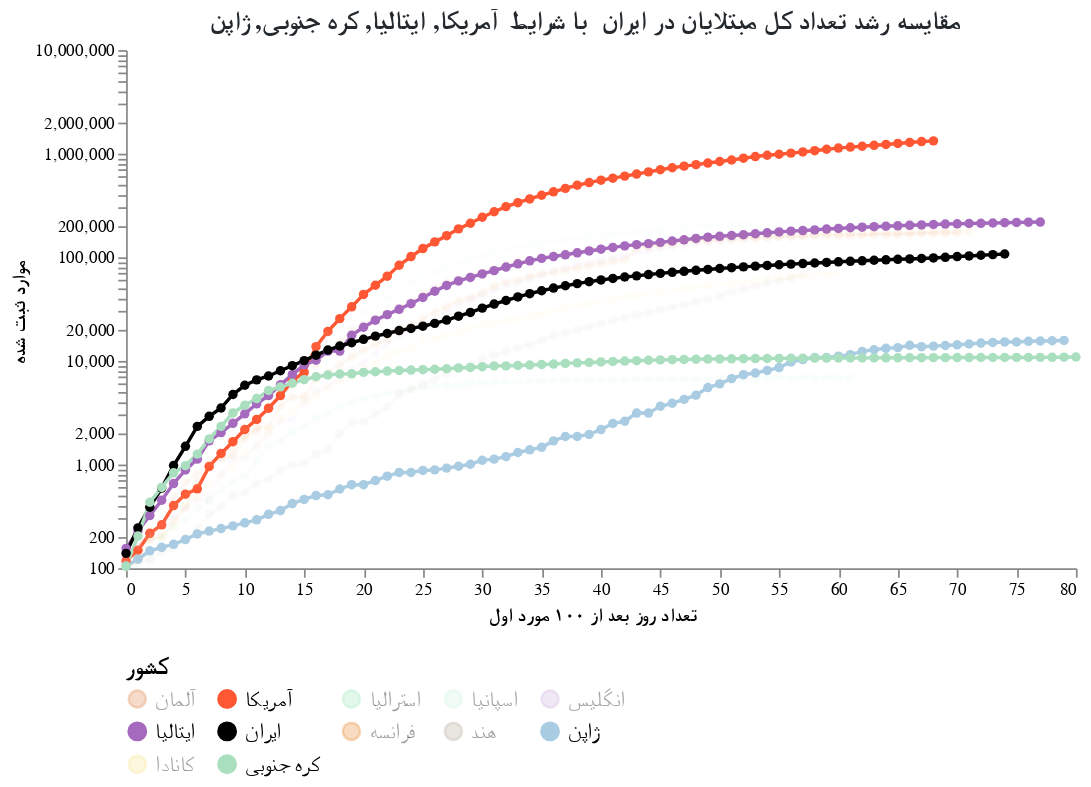

Notebook source saved alongside this figure:
### Code cell
#hide_input
chart2 = make_since_chart(['ایران'])
chart2

### Figure 1 — Vega-Lite specification as saved in the notebook (floating-point values rounded to 4 significant figures; data arrays with more than 128 entries replaced by an {"elided": "..."} marker saying what was removed)
{"config": {"view": {"continuousWidth": 400, "continuousHeight": 300, "strokeOpacity": 0}, "axis": {"grid": false}, "title": {"color": "#24292e", "font": "Tahoma", "fontSize": 15}}, "layer": [{"mark": {"type": "line", "color": "black", "opacity": 0.5, "strokeDash": [3, 3]}, "encoding": {"x": {"type": "quantitative", "field": "Days since 100 cases"}, "y": {"type": "quantitative", "field": "Confirmed Cases"}}}, {"mark": {"type": "text", "align": "right", "color": "#FF5733", "dy": -6, "fontSize": 14, "text": "۳۳٪ رشد روزانه"}, "encoding": {"x": {"type": "quantitative", "field": "Days since 100 cases"}, "y": {"type": "quantitative", "field": "Confirmed Cases"}}, "transform": [{"filter": "(datum['Days since 100 cases'] >= 80)"}]}, {"data": {"name": "data-cfaa047a2ab9b35cad4cc6e4a8d52b56"}, "mark": {"type": "line", "point": true}, "encoding": {"color": {"type": "nominal", "field": "Country", "legend": {"columns": 5, "labelFont": "Tahoma", "labelFontSize": 13, "orient": "bottom", "symbolLimit": 12, "title": "کشور", "titleFont": "Tahoma", "titleFontSize": 14}, "scale": {"domain": ["آلمان", "آمریکا", "استرالیا", "اسپانیا", "انگلیس", "ایتالیا", "ایران", "فرانسه", "هند", "ژاپن", "کانادا", "کره جنوبی"], "range": ["#E59866", "#FF5733", "#ABEBC6", "#D5F5E3", "#D7BDE2", "#A569BD", "black", "#EB984E", "#C1B7AD", "#A9CCE3", "#F9E79F", "#A9DFBF"]}}, "opacity": {"condition": {"value": 1, "selection": "selector001"}, "value": 0.05}, "tooltip": [{"type": "ordinal", "field": "Country", "title": "کشور"}, {"type": "ordinal", "field": "Date", "title": "تاریخ"}, {"type": "ordinal", "field": "Confirmed Cases", "title": "موارد ثبت شده"}, {"type": "ordinal", "field": "Days since 100 cases", "title": " تعداد روز بعد از ۱۰۰ مورد اول"}], "x": {"type": "quantitative", "axis": {"title": " تعداد روز بعد از ۱۰۰ مورد اول", "titleFont": "Tahoma"}, "field": "Days since 100 cases"}, "y": {"type": "quantitative", "axis": {"title": "موارد ثبت شده", "titleFont": "Tahoma"}, "field": "Confirmed Cases", "scale": {"type": "log"}}}, "selection": {"selector001": {"type": "multi", "fields": ["Country"], "bind": "legend", "init": [{"Country": "ایران"}, {"Country": "آمریکا"}, {"Country": "ایتالیا"}, {"Country": "کره جنوبی"}, {"Country": "ژاپن"}]}}, "width": 550}, {"data": {"name": "data-cfaa047a2ab9b35cad4cc6e4a8d52b56"}, "mark": {"type": "text", "align": "right", "dy": -8, "fontWeight": "bold"}, "encoding": {"color": {"type": "nominal", "field": "Country", "legend": {"columns": 5, "labelFont": "Tahoma", "labelFontSize": 13, "orient": "bottom", "symbolLimit": 12, "title": "کشور", "titleFont": "Tahoma", "titleFontSize": 14}, "scale": {"domain": ["آلمان", "آمریکا", "استرالیا", "اسپانیا", "انگلیس", "ایتالیا", "ایران", "فرانسه", "هند", "ژاپن", "کانادا", "کره جنوبی"], "range": ["#E59866", "#FF5733", "#ABEBC6", "#D5F5E3", "#D7BDE2", "#A569BD", "black", "#EB984E", "#C1B7AD", "#A9CCE3", "#F9E79F", "#A9DFBF"]}}, "opacity": {"condition": {"value": 1, "selection": "selector001"}, "value": 0.05}, "text": {"type": "nominal", "field": "Country"}, "tooltip": [{"type": "ordinal", "field": "Country", "title": "کشور"}, {"type": "ordinal", "field": "Date", "title": "تاریخ"}, {"type": "ordinal", "field": "Confirmed Cases", "title": "موارد ثبت شده"}, {"type": "ordinal", "field": "Days since 100 cases", "title": " تعداد روز بعد از ۱۰۰ مورد اول"}], "x": {"type": "quantitative", "axis": {"title": " تعداد روز بعد از ۱۰۰ مورد اول", "titleFont": "Tahoma"}, "field": "Days since 100 cases"}, "y": {"type": "quantitative", "axis": {"title": "موارد ثبت شده", "titleFont": "Tahoma"}, "field": "Confirmed Cases", "scale": {"type": "log"}}}, "transform": [{"filter": "(datum['Date'] >= 1589068800000)"}], "width": 550}], "data": {"name": "data-4206d3b9f9ca716a70b115866a991a1f"}, "title": "مقایسه رشد تعداد کل مبتلایان در ایران  با شرایط  آمریکا, ایتالیا, کره جنوبی, ژاپن", "$schema": "https://vega.github.io/schema/vega-lite/v4.8.1.json", "datasets": {"data-4206d3b9f9ca716a70b115866a991a1f": [{"Days since 100 cases": 0, " Confirmed Cases": 100.0}, {"Days since 100 cases": 1, " Confirmed Cases": 133.0}, {"Days since 100 cases": 2, " Confirmed Cases": 176.9}, {"Days since 100 cases": 3, " Confirmed Cases": 235.3}, {"Days since 100 cases": 4, " Confirmed Cases": 312.9}, {"Days since 100 cases": 5, " Confirmed Cases": 416.2}, {"Days since 100 cases": 6, " Confirmed Cases": 553.5}, {"Days since 100 cases": 7, " Confirmed Cases": 736.1}, {"Days since 100 cases": 8, " Confirmed Cases": 979.1}, {"Days since 100 cases": 9, " Confirmed Cases": 1302.0}, {"Days since 100 cases": 10, " Confirmed Cases": 1732.0}, {"Days since 100 cases": 11, " Confirmed Cases": 2303.0}, {"Days since 100 cases": 12, " Confirmed Cases": 3064.0}, {"Days since 100 cases": 13, " Confirmed Cases": 4074.0}, {"Days since 100 cases": 14, " Confirmed Cases": 5419.0}, {"Days since 100 cases": 15, " Confirmed Cases": 7207.0}, {"Days since 100 cases": 16, " Confirmed Cases": 9586.0}, {"Days since 100 cases": 17, " Confirmed Cases": 12750.0}, {"Days since 100 cases": 18, " Confirmed Cases": 16960.0}, {"Days since 100 cases": 19, " Confirmed Cases": 22550.0}, {"Days since 100 cases": 20, " Confirmed Cases": 29990.0}, {"Days since 100 cases": 21, " Confirmed Cases": 39890.0}, {"Days since 100 cases": 22, " Confirmed Cases": 53060.0}, {"Days since 100 cases": 23, " Confirmed Cases": 70560.0}, {"Days since 100 cases": 24, " Confirmed Cases": 93850.0}, {"Days since 100 cases": 25, " Confirmed Cases": 124800.0}, {"Days since 100 cases": 26, " Confirmed Cases": 166000.0}, {"Days since 100 cases": 27, " Confirmed Cases": 220800.0}, {"Days since 100 cases": 28, " Confirmed Cases": 293700.0}, {"Days since 100 cases": 29, " Confirmed Cases": 390600.0}, {"Days since 100 cases": 30, " Confirmed Cases": 519500.0}, {"Days since 100 cases": 31, " Confirmed Cases": 690900.0}, {"Days since 100 cases": 32, " Confirmed Cases": 918900.0}, {"Days since 100 cases": 33, " Confirmed Cases": 1222000.0}, {"Days since 100 cases": 34, " Confirmed Cases": 1625000.0}, {"Days since 100 cases": 35, " Confirmed Cases": 2162000.0}, {"Days since 100 cases": 36, " Confirmed Cases": 2875000.0}, {"Days since 100 cases": 37, " Confirmed Cases": 3824000.0}, {"Days since 100 cases": 38, " Confirmed Cases": 5086000.0}, {"Days since 100 cases": 39, " Confirmed Cases": 6764000.0}, {"Days since 100 cases": 40, " Confirmed Cases": 8996000.0}, {"Days since 100 cases": 41, " Confirmed Cases": 11970000.0}, {"Days since 100 cases": 42, " Confirmed Cases": 15910000.0}, {"Days since 100 cases": 43, " Confirmed Cases": 21170000.0}, {"Days since 100 cases": 44, " Confirmed Cases": 28150000.0}, {"Days since 100 cases": 45, " Confirmed Cases": 37440000.0}, {"Days since 100 cases": 46, " Confirmed Cases": 49790000.0}, {"Days since 100 cases": 47, " Confirmed Cases": 66230000.0}, {"Days since 100 cases": 48, " Confirmed Cases": 88080000.0}, {"Days since 100 cases": 49, " Confirmed Cases": 117100000.0}, {"Days since 100 cases": 50, " Confirmed Cases": 155800000.0}, {"Days since 100 cases": 51, " Confirmed Cases": 207200000.0}, {"Days since 100 cases": 52, " Confirmed Cases": 275600000.0}, {"Days since 100 cases": 53, " Confirmed Cases": 366600000.0}, {"Days since 100 cases": 54, " Confirmed Cases": 487500000.0}, {"Days since 100 cases": 55, " Confirmed Cases": 648400000.0}, {"Days since 100 cases": 56, " Confirmed Cases": 862400000.0}, {"Days since 100 cases": 57, " Confirmed Cases": 1147000000.0}, {"Days since 100 cases": 58, " Confirmed Cases": 1525000000.0}, {"Days since 100 cases": 59, " Confirmed Cases": 2029000000.0}, {"Days since 100 cases": 60, " Confirmed Cases": 2698000000.0}, {"Days since 100 cases": 61, " Confirmed Cases": 3589000000.0}, {"Days since 100 cases": 62, " Confirmed Cases": 4773000000.0}, {"Days since 100 cases": 63, " Confirmed Cases": 6348000000.0}, {"Days since 100 cases": 64, " Confirmed Cases": 8443000000.0}, {"Days since 100 cases": 65, " Confirmed Cases": 11230000000.0}, {"Days since 100 cases": 66, " Confirmed Cases": 14940000000.0}, {"Days since 100 cases": 67, " Confirmed Cases": 19860000000.0}, {"Days since 100 cases": 68, " Confirmed Cases": 26420000000.0}, {"Days since 100 cases": 69, " Confirmed Cases": 35140000000.0}, {"Days since 100 cases": 70, " Confirmed Cases": 46730000000.0}, {"Days since 100 cases": 71, " Confirmed Cases": 62150000000.0}, {"Days since 100 cases": 72, " Confirmed Cases": 82660000000.0}, {"Days since 100 cases": 73, " Confirmed Cases": 109900000000.0}, {"Days since 100 cases": 74, " Confirmed Cases": 146200000000.0}, {"Days since 100 cases": 75, " Confirmed Cases": 194500000000.0}, {"Days since 100 cases": 76, " Confirmed Cases": 258700000000.0}, {"Days since 100 cases": 77, " Confirmed Cases": 344000000000.0}, {"Days since 100 cases": 78, " Confirmed Cases": 457500000000.0}, {"Days since 100 cases": 79, " Confirmed Cases": 608500000000.0}, {"Days since 100 cases": 80, " Confirmed Cases": 809300000000.0}], "data-cfaa047a2ab9b35cad4cc6e4a8d52b56": {"elided": "844 records"}}}
